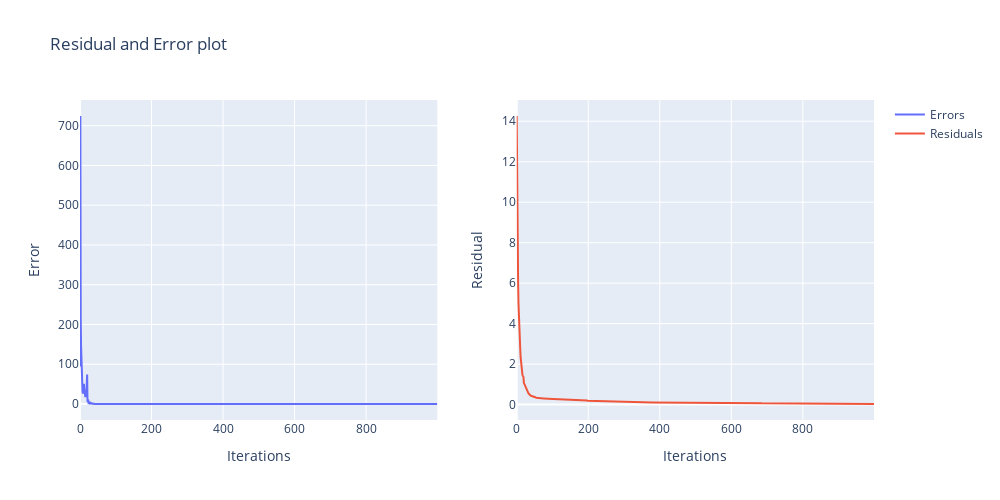

Notebook source saved alongside this figure:
### Code cell
test_bfgs(RM_2, RV_2, method='O', verbose=False)

### Figure 1 — Plotly figure (JSON) as saved in the notebook; plotly's stock layout.template omitted (floating-point values rounded to 4 significant figures; data arrays with more than 128 entries replaced by an {"elided": "..."} marker saying what was removed)
{"data": [{"name": "Errors", "type": "scatter", "x": {"elided": "1000 int values"}, "xaxis": "x", "y": {"elided": "1000 float values"}, "yaxis": "y"}, {"name": "Residuals", "type": "scatter", "x": {"elided": "1000 int values"}, "xaxis": "x2", "y": {"elided": "1000 float values"}, "yaxis": "y2"}], "layout": {"height": 500, "title": {"text": "Residual and Error plot"}, "width": 1000, "xaxis": {"anchor": "y", "autorange": true, "domain": [0, 0.45], "range": [0, 999], "title": {"text": "Iterations"}, "type": "linear"}, "xaxis2": {"anchor": "y2", "autorange": true, "domain": [0.55, 1], "range": [0, 999], "title": {"text": "Iterations"}, "type": "linear"}, "yaxis": {"anchor": "x", "autorange": true, "domain": [0, 1], "range": [-40.25, 764.7], "title": {"text": "Error"}, "type": "linear"}, "yaxis2": {"anchor": "x2", "autorange": true, "domain": [0, 1], "range": [-0.7614, 15.05], "title": {"text": "Residual"}, "type": "linear"}}}
